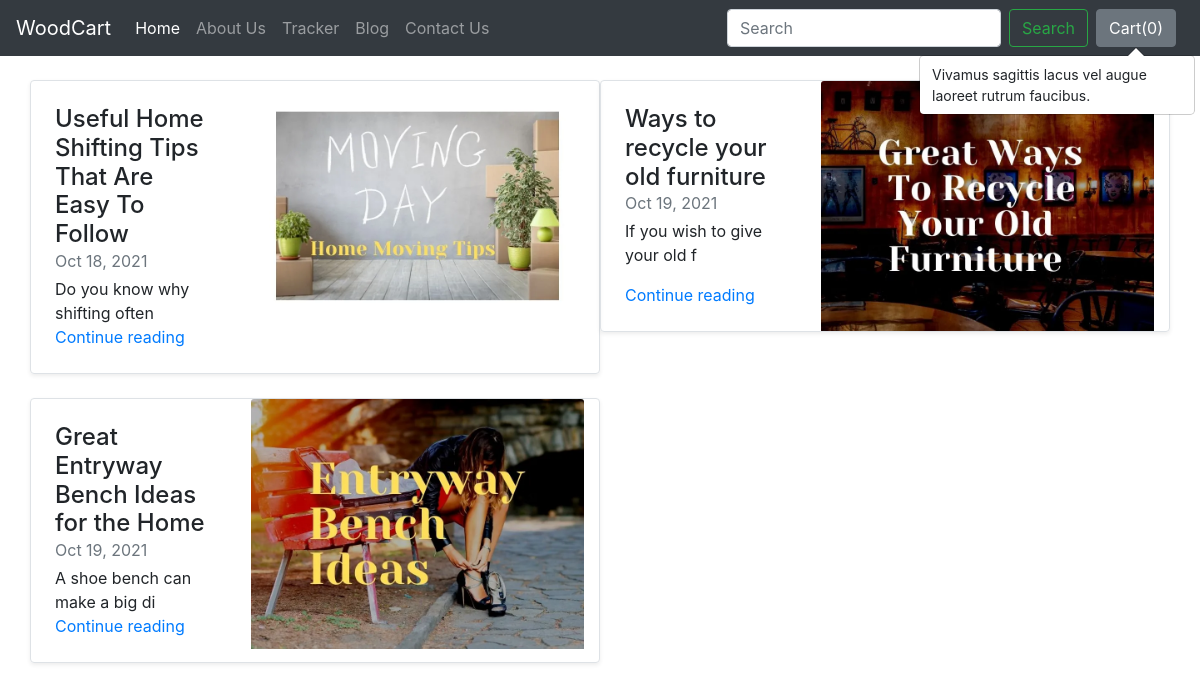
Screenshot of /blog/ with the database file from the repository.
### blog/models.py (models this page shows, shortened)
class Blogpost(models.Model):
    post_id = models.AutoField(primary_key=True)
    title = models.CharField(max_length=100)
    head0 = models.CharField(max_length=500)
    content0 = models.CharField(max_length=5000,default="")
    head1 = models.CharField(max_length=500)
    content1 = models.CharField(max_length=5000, default="")
    head2 = models.CharField(max_length=500)
    content2 = models.CharField(max_length=5000, default="")
    date = models.DateField()
    thumbnail = models.ImageField(upload_to='shop/images',default='')

### blog/views.py (the view)
# urls.py: path('', views.index, name='BlogHome'),
def index(request):
    posts = Blogpost.objects.all()
    params = {'posts':posts}
    return render(request, 'blog/index.html',params)

### blog/templates/blog/index.html (shortened to what this page needs)
{% extends 'blog/base.html'%}
{% block body %}
<div class="container mt-3" >
<div class="row mb-2 my-4">
{% for post in posts %}
    <div class="col-md-6">
      <div class="row g-0 border rounded overflow-hidden flex-md-row mb-4 shadow-sm h-md-250 position-relative">
        <div class="col p-4 d-flex flex-column position-static">
          <h4 class="mb-0">{{ post.title }}</h4>
          <div class="mb-1 text-muted">{{ post.date|date:'M d, Y' }}</div>
          <p class="card-text mb-auto">{{ post.content0|slice:'0:30' }}</p>
          <a href="/blog/blogpost/{{post.post_id}}" class="stretched-link">Continue reading</a>
        </div>
        <div class="col-auto d-none d-lg-block">
         <img src="/media/{{post.thumbnail}}" class="card-img-top" alt="..." height='250' width='200'>
        </div>
      </div>
    </div>
  {% endfor %}
  </div>
  </div>
{% endblock %}

### blog/templates/blog/base.html (shortened to what this page needs)
<!doctype html>
<html lang="en">
  <head>
    <link rel="stylesheet" href="https://stackpath.bootstrapcdn.com/bootstrap/4.2.1/css/bootstrap.min.css">
  </head>
  <body>
    <nav class="navbar navbar-expand-lg navbar-dark bg-dark">
  <a class="navbar-brand" href="/">WoodCart</a>
  <div class="collapse navbar-collapse" id="navbarSupportedContent">
    <ul class="navbar-nav mr-auto">
      <li class="nav-item active">
        <a class="nav-link" href="/">Home <span class="sr-only">(current)</span></a>
      </li>
      <li class="nav-item">
        <a class="nav-link" href="/about">About Us</a>
      </li>
        <li class="nav-item">
        <a class="nav-link" href="/tracker">Tracker</a>
      </li>
       <li class="nav-item">
        <a class="nav-link" href="/blog">Blog</a>
      </li>
        <li class="nav-item">
        <a class="nav-link" href="/contact">Contact Us</a>
      </li>
    </ul>
    <form class="form-inline my-2 my-lg-0">
      <input class="form-control mr-sm-2" type="search" placeholder="Search" aria-label="Search">
      <button class="btn btn-outline-success my-2 my-sm-0" type="submit">Search</button>
    </form>
    <button type="button" class="btn btn-secondary mx-2" data-container="body" id="popcart" data-toggle="popover"
    data-placement="bottom" data-content="Vivamus
sagittis lacus vel augue laoreet rutrum faucibus." data-html="true">
  Cart(<span id="cart">0</span>)
    </button>
  </div>
</nav>
  {% block body %}
  {% endblock body%}
  </body>
</html>

### rows the page displays
Blogpost: title "Useful Home Shifting Tips That Are Easy To Follow", date "Oct 18, 2021", content0 "Do you know why shifting often", thumbnail (picture)
Blogpost: title "Ways to recycle your old furniture", date "Oct 19, 2021", content0 "If you wish to give your old f", thumbnail (picture)
Blogpost: title "Great Entryway Bench Ideas for the Home", date "Oct 19, 2021", content0 "A shoe bench can make a big di", thumbnail (picture)
